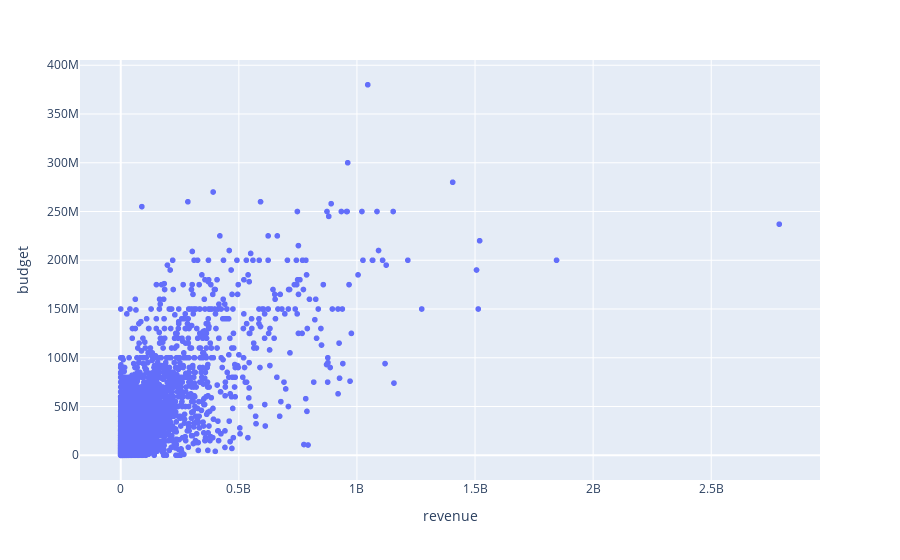

Notebook source saved alongside this figure:
### Markdown cell above
## Q7: Use scatter plot to draw the relationship between budget and revenue.
![p3.png](attachment:p3.png)

### Code cell
fig = px.scatter(movies_credits, x="revenue", y="budget")
fig.show()

### Figure 1 — Plotly figure (JSON) as saved in the notebook; plotly's stock layout.template omitted (floating-point values rounded to 4 significant figures; data arrays with more than 128 entries replaced by an {"elided": "..."} marker saying what was removed)
{"data": [{"hovertemplate": "revenue=%{x}<br>budget=%{y}<extra></extra>", "legendgroup": "", "marker": {"color": "#636efa", "symbol": "circle"}, "mode": "markers", "name": "", "showlegend": false, "type": "scattergl", "x": {"elided": "4803 int values"}, "xaxis": "x", "y": {"elided": "4803 int values"}, "yaxis": "y"}], "layout": {"legend": {"tracegroupgap": 0}, "margin": {"t": 60}, "xaxis": {"anchor": "y", "domain": [0, 1], "title": {"text": "revenue"}}, "yaxis": {"anchor": "x", "domain": [0, 1], "title": {"text": "budget"}}}}
